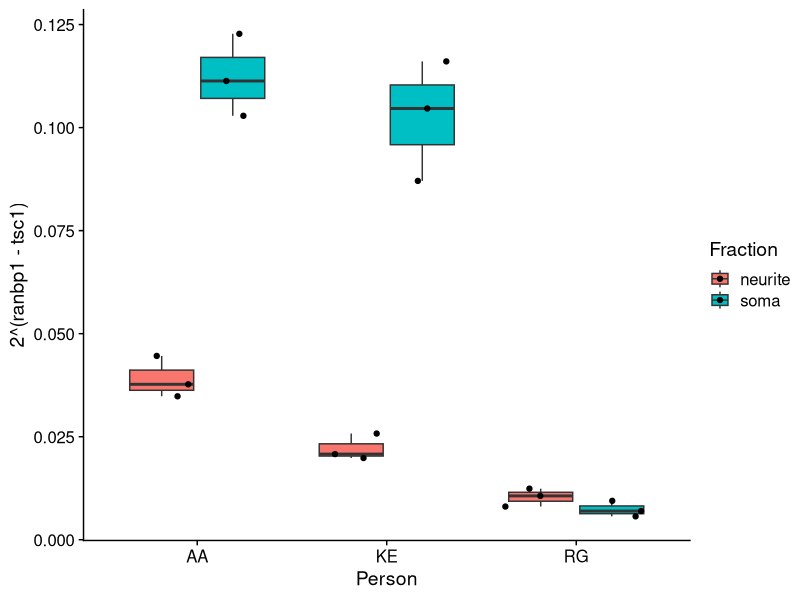
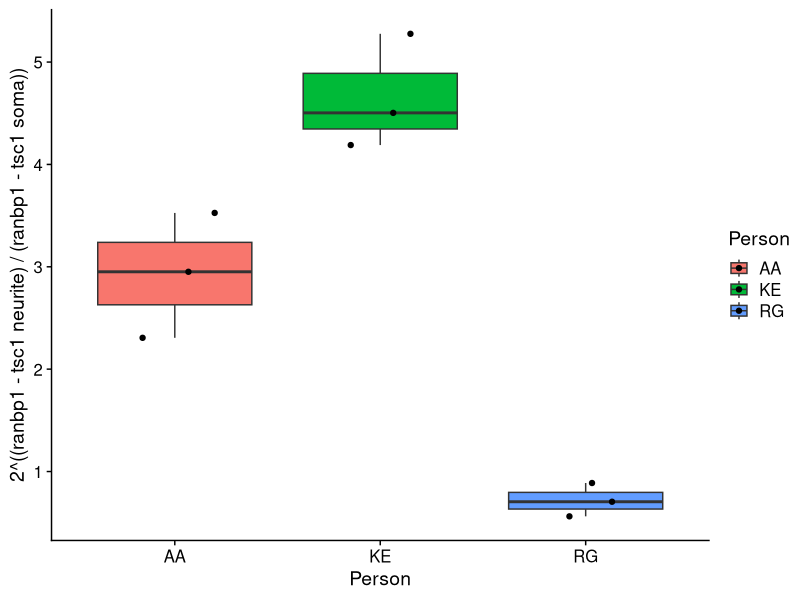
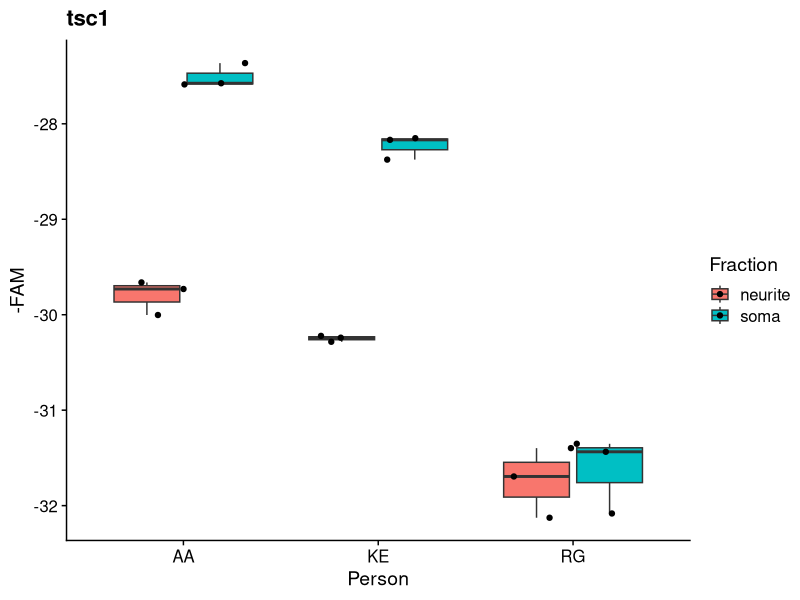
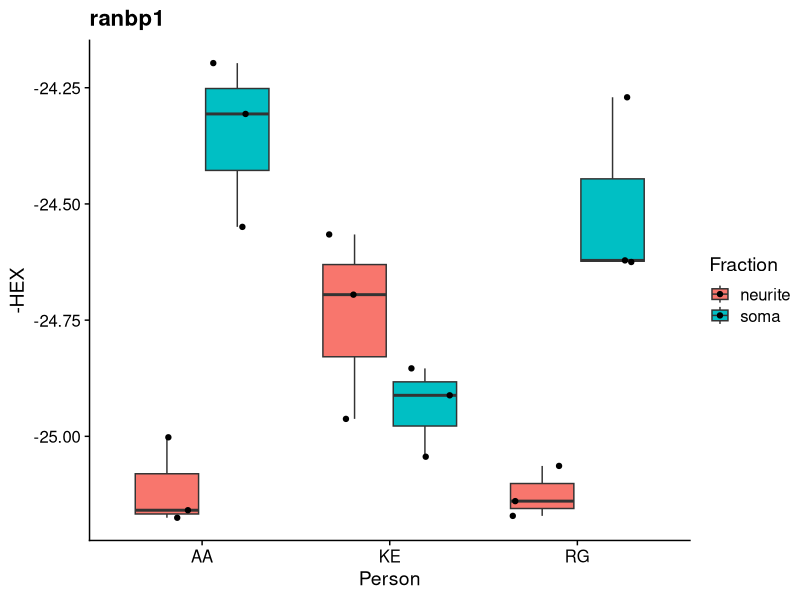
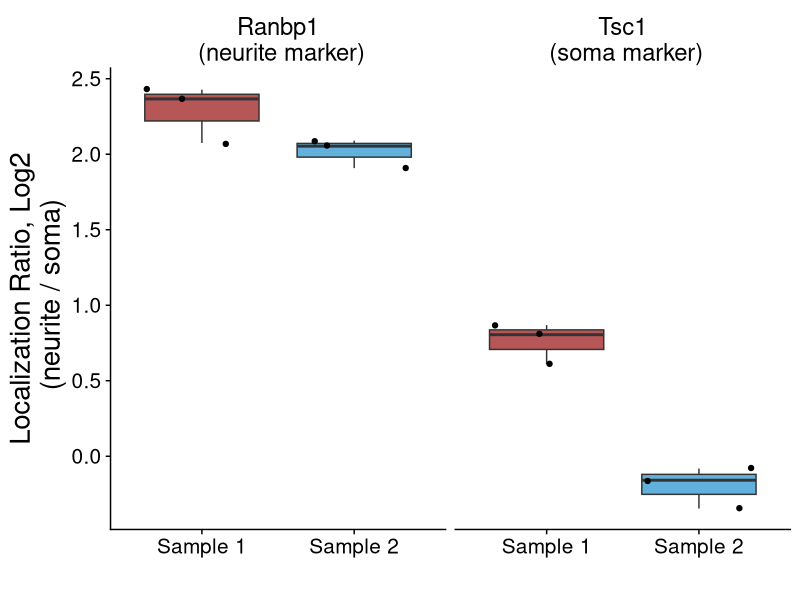
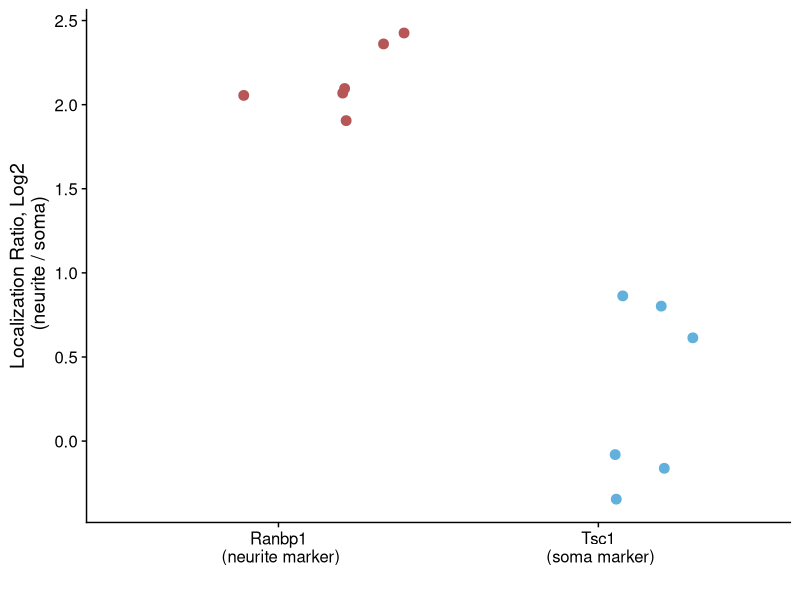
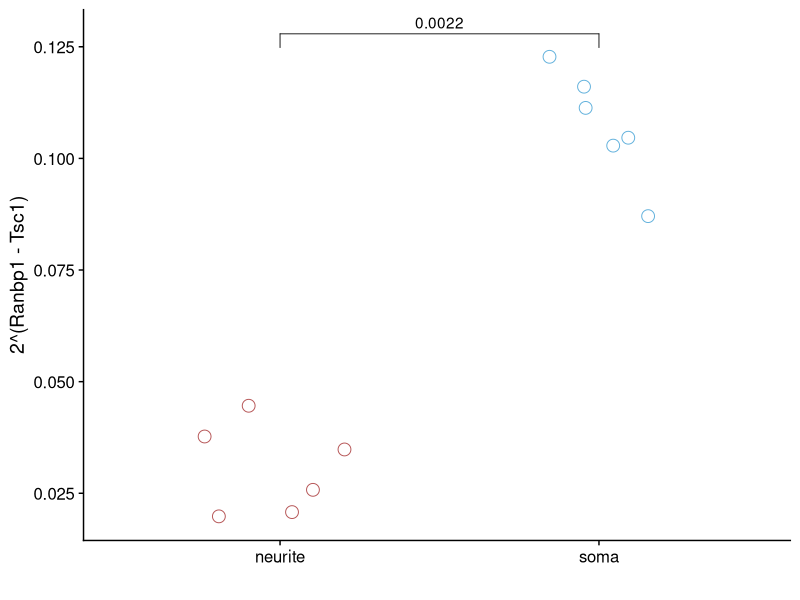
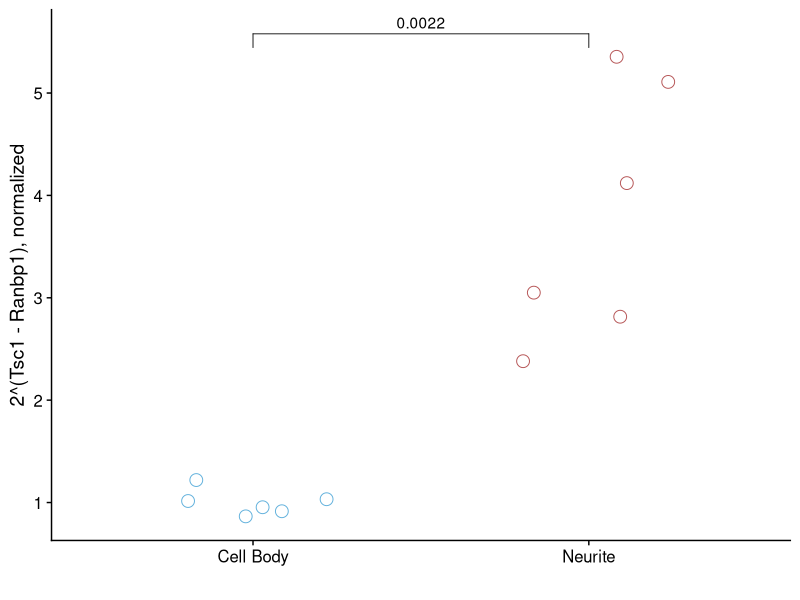

Generate these figures, in order, with R:
## ---- chunk 1
knitr::opts_chunk$set(echo = TRUE)
library(tidyverse)
library(cowplot)
library(ggpubr)
## ---- chunk 2
cts <- read.table("20.01.08_RG_SNchk -  Quantification Cq Results_0.csv", header = TRUE, sep = ",")

## ---- chunk 3

cts_tidy <- cts %>%
  as_tibble() %>%
  select(Well, Fluor, Cq) %>%
  spread(key = Fluor, value = Cq) %>% 
  separate(Well, into = c("row", "col"), sep = 1) %>%
  mutate(cDNA = ifelse(col == "01", "soma_KE",
                       ifelse(col == "02", "neurite_KE",
                              ifelse(col == "03", "soma_AA",
                                     ifelse(col == "04", "neurite_AA",
                                            ifelse(col == "05", "soma_RG",
                                                   ifelse(col == "06", "neurite_RG", "empty"))))))) %>% 
  filter(cDNA != "empty") %>% 
  separate(cDNA, into = c("Fraction", "Person"), sep = "_") %>% 
  mutate(diff = FAM - HEX)
  
## ---- chunk 4
cts_tidy %>% ggplot(aes(Person, 2**-diff, fill = Fraction)) + geom_boxplot() + geom_point(position = position_jitterdodge()) + theme_cowplot() + labs(y = "2^(ranbp1 - tsc1)")

cts_tidy %>% select(row, Person, Fraction, diff) %>% mutate(diff = -diff) %>% spread(Fraction, diff) %>% mutate(LR = neurite - soma) %>%  ggplot(aes(Person, 2**-LR, fill = Person)) + geom_boxplot() + geom_point(position = position_jitterdodge()) + theme_cowplot() + labs(y = "2^((ranbp1 - tsc1 neurite) / (ranbp1 - tsc1 soma))")

cts_tidy %>% ggplot(aes(Person, -FAM, fill = Fraction)) + geom_boxplot() + geom_point(position = position_jitterdodge()) + theme_cowplot() + labs(title = "tsc1")

cts_tidy %>% ggplot(aes(Person, -HEX, fill = Fraction)) + geom_boxplot() + geom_point(position = position_jitterdodge()) + theme_cowplot() + labs(title = "ranbp1")

## ---- chunk 5
gene_name <- c("HEX" = "Tsc1\n (soma marker)", "FAM" = "Ranbp1\n (neurite marker)")

cts_tidy %>% 
  gather(-row,-col,-Fraction,-Person,-diff,key = gene, value = cq) %>% 
  select(-diff,-col) %>% 
  spread(value = cq, key = Fraction) %>% 
  mutate(LR = log2(2^(neurite-soma))) %>%
  filter(Person != "RG") %>% 
  ggplot(aes(x = Person, y = LR, fill = Person)) + 
  geom_boxplot() + 
  geom_point(position = "jitter") + 
  theme_cowplot() + 
  facet_grid(.~gene, labeller = as_labeller(gene_name)) + 
  scale_x_discrete(labels = c("Sample 1", "Sample 2")) +
  labs(x = "", y = "Localization Ratio, Log2\n (neurite / soma)") +
  theme(strip.background = element_rect(color = "white", fill = "white")) + 
  theme(text = element_text(size=20), axis.text = element_text(size = 15)) +
  guides(fill = FALSE) +
  scale_fill_manual(values = c("#b65657", "#62b1dc"))

cts_tidy %>% 
  gather(-row,-col,-Fraction,-Person,-diff,key = gene, value = cq) %>% 
  select(-diff,-col) %>% 
  spread(value = cq, key = Fraction) %>% 
  mutate(LR = log2(2^(neurite-soma))) %>%
  filter(Person != "RG") %>% 
  ggplot(aes(x = gene, y = LR, col = gene)) +  
  geom_point(position = "jitter", size = 3) + 
  theme_cowplot() +
  labs(x = "", y = "Localization Ratio, Log2\n (neurite / soma)") +
  guides(col = FALSE) +
  scale_color_manual(values = c("#b65657", "#62b1dc")) +
  scale_x_discrete(labels = c("Ranbp1\n (neurite marker)", "Tsc1\n (soma marker)"))

cts_tidy %>% 
  filter(Person != "RG") %>% 
  ggplot(aes(Fraction, 2**-diff, col = Fraction)) + 
  geom_point(position = position_jitterdodge(jitter.width = 0.5), size = 4, pch = 21) + 
  theme_cowplot() + 
  labs(y = "2^(Ranbp1 - Tsc1)", x = "") +
  scale_color_manual(values = c("#b65657", "#62b1dc")) +
  guides(col = FALSE) + 
  stat_compare_means(comparisons = list(c("neurite", "soma")), method = "wilcox.test")

mean_soma <- cts_tidy %>% filter(Person != "RG", Fraction == "soma") %>% summarise(mean(2**diff, na.rm = TRUE)) %>% pull()

cts_tidy %>% 
    filter(Person != "RG") %>% 
    ggplot(aes(Fraction, 2**diff/mean_soma, col = Fraction)) + 
    geom_point(position = position_jitterdodge(jitter.width = 0.5), size = 4, pch = 21) + 
    theme_cowplot() + 
    labs(y = "2^(Tsc1 - Ranbp1), normalized", x = "") +
    scale_color_manual(values = c("#b65657", "#62b1dc")) +
    guides(col = FALSE) + 
    stat_compare_means(comparisons = list(c("neurite", "soma")), method = "wilcox.test") +
    scale_x_discrete(limits = c("soma", "neurite"), labels = c("Cell Body", "Neurite"))

# Other color options in palette: #679968	(Green), #f4c34a (Yellow), #f3903b (Orange)
